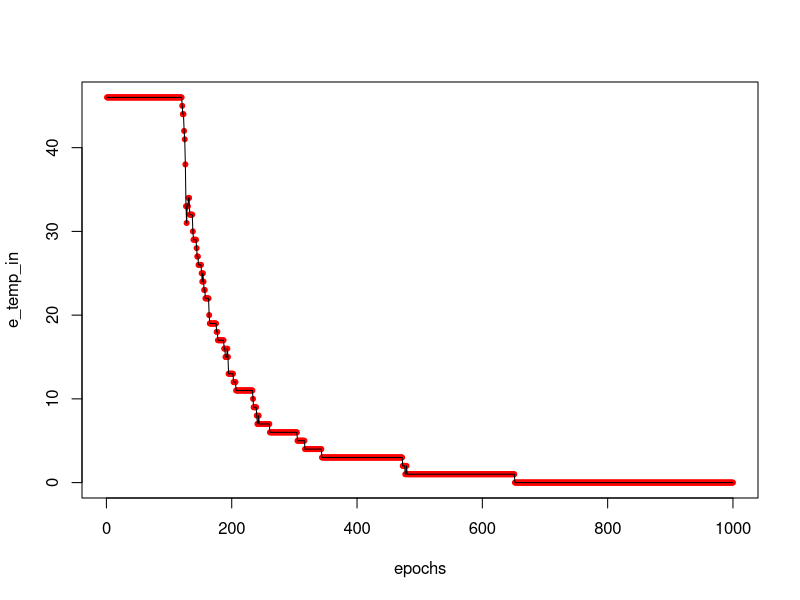
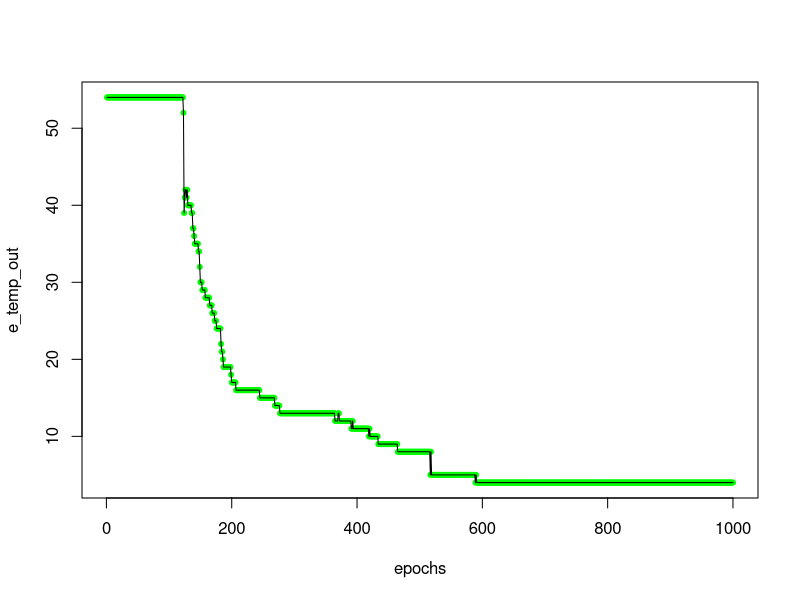

These charts were generated, in order, by the following R code:
#function
calculate_output<- function(weight,z)     #function to calculate the output
{
  sum<-0
  for(k in 1:(cols-1))
  {
    sum <- sum +(weight[k]*z[k])  
  }
  sum<-sum+weight[k]
  
  if(sum>0)
  {
    error<-1
  }
  else
  {
    error<--1
  }
  return(error)       #returning the error
}

#Perceptron
X=as.matrix(read.table("Iris.txt",sep=","))     #reading the file here. Taking the values sepaerated by ','
rows<-nrow(X)                                   #Finding the rows of the matrix obtained
cols<-ncol(X)                                   #Finding the cols of the matric obtained

# splitting the matrix into two matrices, x for the feature matrix and y for the target function  matrix
x<-X[1:rows,1:cols-1]
y<-X[1:rows,cols]



perc=50;    #Percentage of the data to be taken
train<-(perc/100)*rows



learning_rate <- 0.02
iteration<-0
max_iteration<-1000   #total Itertions for the perceptron

weight<-vector(mode='numeric',length=0)   #Weight vector
epochs<-vector(mode='numeric',length=0)   #Epochs vector

for(i in 1:cols)
{
  weight <- c(weight,500)  #initializing weight vector
}

temp_weights<-weight    #temporary copy of weight vector for calculation in a iteration

e_temp_in <- vector(mode='numeric',length = 0)  #in error vector
e_temp_out <- vector(mode='numeric', length = 0)#out error vector




repeat
{
  
  iteration <- iteration+1
  temp_weights<-weight #initialising temporary weights with updated weights
  e_in <- 0
  e_out <- 0
  for(p in 1:train)
  {
    
    error<- calculate_output(temp_weights,x[p,])  #Checking for class output with previous iteration's weight 
    
    if(error==1 && y[p]==-1)      #checking for missclassification
    {
      local_error<--1
    }
    else if(error==-1 && y[p]==1)
    {
      local_error<-1
    }
    else if(error==y[p])
    {
      local_error<-0
    }
    
    correction<-local_error
    e_in<-e_in+abs(local_error)
    
    #checking for output with updated weights
    
    error_updated<- calculate_output(weight,x[p,])
    
    if(error_updated==1 && y[p]==-1)
    {
      local_error<--1
    }
    else if(error_updated==-1 && y[p]==1)
    {
      local_error<-1
    }
    else if(error_updated==y[p])
    {
      local_error<-0
    }
    
    #computing error
    correction<-local_error*learning_rate
    
    #updating weights
    for(l in 1:cols-1)
    {
      weight[l]<-weight[l]+ x[p,l]*correction
    }
    l<-l+1
    weight[l]<-weight[l]+correction
  }
  
  e_temp_in <- c(e_temp_in, e_in)
  
  #Checking for errors in test data
  for(j in train:150){
    output <- calculate_output(temp_weights,x[j,])
    
    #checkong for misclassification
    if(output == -1 && y[j] == 1){
      local_error <- 1
    }
    if(output == 1 && y[j] == -1){
      local_error <- -1
    }
    if(output == y[j]){
      local_error <- 0
    }
    e_out <- e_out + abs(local_error)
  }
  e_temp_out <- c(e_temp_out, e_out)
  
  if(iteration==max_iteration)
  {
    epochs<-c(epochs,iteration)
    break
  }
  else
  {
    epochs<-c(epochs,iteration)
  }
  
}


#plotting graphs. Note: Two graphs will be obtained
plot( epochs,e_temp_in,col="red",pch=20 )
lines(e_temp_in)
plot( epochs,e_temp_out, col="green", pch=20 )
lines(e_temp_out)










